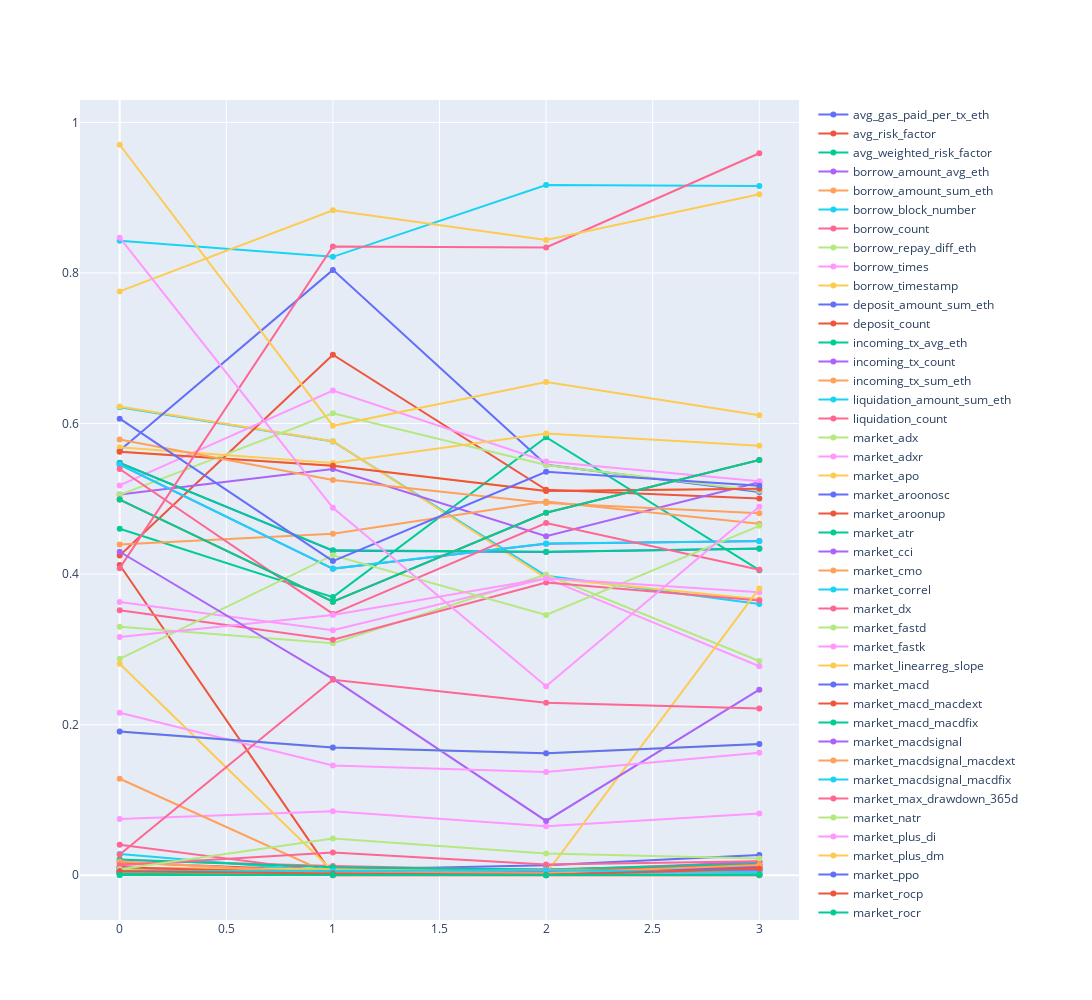

Notebook code for this chart:
### Code cell
import plotly.graph_objects as go

fig = go.Figure()
for column in X.select_dtypes(include=np.float64):
    fig.add_trace(go.Scatter(y=means[column], name=column))
fig.update_layout(width=2000, height=1000)
fig

### Figure 1 — Plotly figure (JSON) as saved in the notebook; plotly's stock layout.template omitted (floating-point values rounded to 4 significant figures)
{"data": [{"name": "avg_gas_paid_per_tx_eth", "type": "scatter", "y": [0.006923, 0.007232, 0.01325, 0.02697]}, {"name": "avg_risk_factor", "type": "scatter", "y": [0.4121, 0.0001028, 2.428e-05, 6.584e-05]}, {"name": "avg_weighted_risk_factor", "type": "scatter", "y": [0.006321, 0.001727, 0.00186, 0.0004427]}, {"name": "borrow_amount_avg_eth", "type": "scatter", "y": [0.002916, 0.001902, 0.002672, 0.009729]}, {"name": "borrow_amount_sum_eth", "type": "scatter", "y": [0.009037, 0.00377, 0.0008702, 0.01335]}, {"name": "borrow_block_number", "type": "scatter", "y": [0.6216, 0.5763, 0.3977, 0.3603]}, {"name": "borrow_count", "type": "scatter", "y": [0.02033, 0.01245, 0.00655, 0.01728]}, {"name": "borrow_repay_diff_eth", "type": "scatter", "y": [0.007823, 0.003421, 0.001009, 0.0009148]}, {"name": "borrow_times", "type": "scatter", "y": [0.07464, 0.08498, 0.06498, 0.08206]}, {"name": "borrow_timestamp", "type": "scatter", "y": [0.6227, 0.5765, 0.3948, 0.3665]}, {"name": "deposit_amount_sum_eth", "type": "scatter", "y": [0.01049, 0.00291, 0.001475, 0.008519]}, {"name": "deposit_count", "type": "scatter", "y": [0.01701, 0.005949, 0.007534, 0.01314]}, {"name": "incoming_tx_avg_eth", "type": "scatter", "y": [0.003147, 0.0009462, 0.002478, 0.002064]}, {"name": "incoming_tx_count", "type": "scatter", "y": [0.01011, 0.004027, 0.003649, 0.01819]}, {"name": "incoming_tx_sum_eth", "type": "scatter", "y": [0.009746, 0.00788, 0.003958, 0.01053]}, {"name": "liquidation_amount_sum_eth", "type": "scatter", "y": [0.02825, 0.004217, 0.005589, 0.001218]}, {"name": "liquidation_count", "type": "scatter", "y": [0.04039, 0.004175, 0.006502, 0.008687]}, {"name": "market_adx", "type": "scatter", "y": [0.33, 0.3082, 0.3995, 0.2846]}, {"name": "market_adxr", "type": "scatter", "y": [0.3628, 0.3256, 0.3946, 0.2776]}, {"name": "market_apo", "type": "scatter", "y": [0.5624, 0.5439, 0.5104, 0.5135]}, {"name": "market_aroonosc", "type": "scatter", "y": [0.5643, 0.8041, 0.5451, 0.5091]}, {"name": "market_aroonup", "type": "scatter", "y": [0.4248, 0.6913, 0.5119, 0.5006]}, {"name": "market_atr", "type": "scatter", "y": [0.4603, 0.3695, 0.5819, 0.4052]}, {"name": "market_cci", "type": "scatter", "y": [0.5058, 0.5396, 0.4504, 0.5219]}, {"name": "market_cmo", "type": "scatter", "y": [0.4394, 0.4536, 0.4964, 0.4667]}, {"name": "market_correl", "type": "scatter", "y": [0.8428, 0.8214, 0.9168, 0.9154]}, {"name": "market_dx", "type": "scatter", "y": [0.3519, 0.3127, 0.3888, 0.3649]}, {"name": "market_fastd", "type": "scatter", "y": [0.5053, 0.6135, 0.5448, 0.5109]}, {"name": "market_fastk", "type": "scatter", "y": [0.5178, 0.6438, 0.5497, 0.5235]}, {"name": "market_linearreg_slope", "type": "scatter", "y": [0.5686, 0.5477, 0.5869, 0.5706]}, {"name": "market_macd", "type": "scatter", "y": [0.5478, 0.4309, 0.4294, 0.4339]}, {"name": "market_macd_macdext", "type": "scatter", "y": [0.5624, 0.5439, 0.5104, 0.5135]}, {"name": "market_macd_macdfix", "type": "scatter", "y": [0.5475, 0.4316, 0.4297, 0.4337]}, {"name": "market_macdsignal", "type": "scatter", "y": [0.5453, 0.407, 0.4404, 0.444]}, {"name": "market_macdsignal_macdext", "type": "scatter", "y": [0.5787, 0.5249, 0.4945, 0.4809]}, {"name": "market_macdsignal_macdfix", "type": "scatter", "y": [0.5456, 0.4073, 0.4405, 0.4436]}, {"name": "market_max_drawdown_365d", "type": "scatter", "y": [0.5396, 0.3472, 0.4679, 0.4057]}, {"name": "market_natr", "type": "scatter", "y": [0.2875, 0.4251, 0.3457, 0.4641]}, {"name": "market_plus_di", "type": "scatter", "y": [0.3165, 0.3456, 0.3944, 0.3759]}, {"name": "market_plus_dm", "type": "scatter", "y": [0.281, 0.005402, 0.00221, 0.3809]}, {"name": "market_ppo", "type": "scatter", "y": [0.6064, 0.4172, 0.5359, 0.5173]}, {"name": "market_rocp", "type": "scatter", "y": [0.4989, 0.3634, 0.4815, 0.5517]}, {"name": "market_rocr", "type": "scatter", "y": [0.4989, 0.3634, 0.4815, 0.5517]}, {"name": "max_eth_ever", "type": "scatter", "y": [0.00558, 0.007396, 0.003545, 0.004557]}, {"name": "max_risk_factor", "type": "scatter", "y": [0.1282, 0.0001587, 7.399e-05, 0.0001165]}, {"name": "min_eth_ever", "type": "scatter", "y": [0.0005223, 0.0002499, 0.0001662, 0.0002936]}, {"name": "net_incoming_tx_count", "type": "scatter", "y": [0.4079, 0.8352, 0.8338, 0.959]}, {"name": "outgoing_tx_avg_eth", "type": "scatter", "y": [0.00304, 0.001613, 0.002488, 0.004327]}, {"name": "outgoing_tx_count", "type": "scatter", "y": [0.01914, 0.001417, 0.002454, 0.003256]}, {"name": "outgoing_tx_sum_eth", "type": "scatter", "y": [0.009626, 0.008051, 0.004255, 0.01038]}, {"name": "repay_amount_avg_eth", "type": "scatter", "y": [0.001783, 0.004143, 0.002146, 0.008751]}, {"name": "repay_amount_sum_eth", "type": "scatter", "y": [0.01077, 0.002789, 0.0007745, 0.01216]}, {"name": "repay_count", "type": "scatter", "y": [0.02091, 0.0108, 0.007712, 0.01532]}, {"name": "risk_factor", "type": "scatter", "y": [0.4297, 0.2608, 0.07215, 0.2466]}, {"name": "risk_factor_above_threshold_daily_count", "type": "scatter", "y": [0.01837, 0.002204, 0.007442, 0.006836]}, {"name": "risky_sum_outgoing_amount_eth", "type": "scatter", "y": [0.003749, 0.003042, 0.001274, 0.006549]}, {"name": "risky_tx_count", "type": "scatter", "y": [0.01344, 0.03015, 0.01421, 0.01846]}, {"name": "risky_unique_contract_count", "type": "scatter", "y": [0.007846, 0.0489, 0.02895, 0.02232]}, {"name": "time_since_first_deposit", "type": "scatter", "y": [0.2159, 0.1458, 0.1372, 0.1628]}, {"name": "time_since_last_liquidated", "type": "scatter", "y": [0.7755, 0.8832, 0.8439, 0.9045]}, {"name": "total_available_borrows_avg_eth", "type": "scatter", "y": [0.004748, 0.001777, 0.003471, 0.01015]}, {"name": "total_available_borrows_eth", "type": "scatter", "y": [0.004363, 0.0006779, 0.003947, 0.01372]}, {"name": "total_balance_eth", "type": "scatter", "y": [0.001863, 0.002348, 0.00037, 0.001002]}, {"name": "total_collateral_avg_eth", "type": "scatter", "y": [0.00537, 0.002501, 0.004152, 0.00637]}, {"name": "total_collateral_eth", "type": "scatter", "y": [0.004691, 0.002763, 0.002865, 0.01348]}, {"name": "total_gas_paid_eth", "type": "scatter", "y": [0.005368, 0.006099, 0.006715, 0.003859]}, {"name": "ts_diff_risky_tx", "type": "scatter", "y": [0.02749, 0.2598, 0.2291, 0.2215]}, {"name": "ts_diff_tx", "type": "scatter", "y": [0.1907, 0.1693, 0.1616, 0.1739]}, {"name": "unique_borrow_protocol_count", "type": "scatter", "y": [0.8468, 0.488, 0.2511, 0.4896]}, {"name": "unique_lending_protocol_count", "type": "scatter", "y": [0.9703, 0.597, 0.6552, 0.611]}, {"name": "wallet_age", "type": "scatter", "y": [0.191, 0.1697, 0.1622, 0.1743]}, {"name": "withdraw_amount_sum_eth", "type": "scatter", "y": [0.005351, 0.002315, 0.0006725, 0.008682]}, {"name": "withdraw_deposit_diff_if_positive_eth", "type": "scatter", "y": [0.0003255, 0.0002064, 5.16e-05, 0.000695]}], "layout": {"height": 1000, "width": 2000}}
